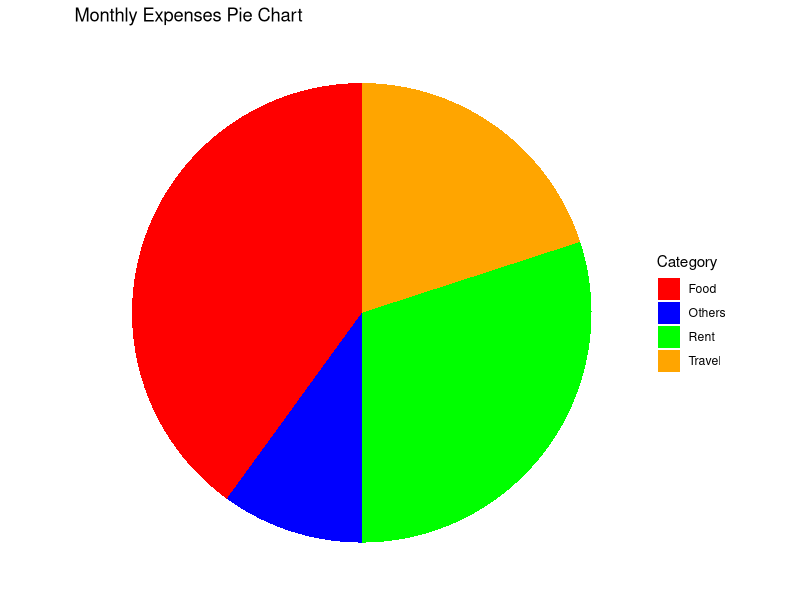

Reproduce this figure in R.
#1 pie chart
library(ggplot2)

data <- data.frame(
  Category = c("Food", "Rent", "Travel", "Others"),
  Value = c(40, 30, 20, 10)
)

ggplot(data, aes(x = "", y = Value, fill = Category)) +
  geom_bar(stat = "identity", width = 1) +
  coord_polar("y") +
  scale_fill_manual(values = c("red", "blue", "green", "orange")) +
  labs(title = "Monthly Expenses Pie Chart") +
  theme_void()

